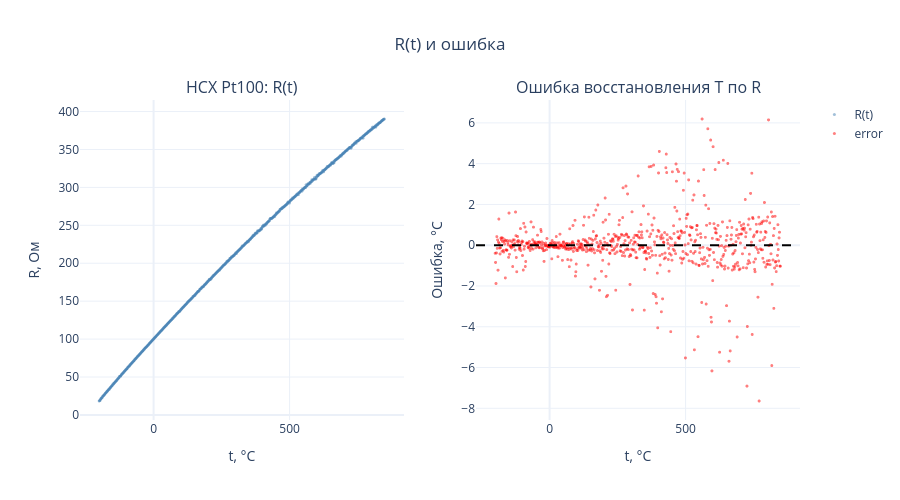

Notebook code cell kept with this figure:
### Code cell
fig = make_subplots(
    rows=1, cols=2,
    subplot_titles=('НСХ Pt100: R(t)', 'Ошибка восстановления T по R')
)

fig.add_trace(
    go.Scattergl(
        x=df['temperature_C'], y=df['resistance_Ohm'],
        mode='markers',
        marker=dict(size=3, opacity=0.5, color='steelblue'),
        name='R(t)'
    ),
    row=1, col=1
)

fig.add_trace(
    go.Scattergl(
        x=df['temperature_C'], y=df['temperature_error_C'],
        mode='markers',
        marker=dict(size=3, opacity=0.5, color='red'),
        name='error'
    ),
    row=1, col=2
)

fig.add_hline(y=0, line_dash='dash', line_color='black', row=1, col=2)

fig.update_xaxes(title_text='t, °C')
fig.update_yaxes(title_text='R, Ом', row=1, col=1)
fig.update_yaxes(title_text='Ошибка, °C', row=1, col=2)
fig.update_layout(height=500, title_text='R(t) и ошибка', title_x=0.5)
fig.show()

### Figure 1 — Plotly figure (JSON) as saved in the notebook; plotly's stock layout.template omitted (floating-point values rounded to 4 significant figures; data arrays with more than 128 entries replaced by an {"elided": "..."} marker saying what was removed)
{"data": [{"marker": {"color": "steelblue", "opacity": 0.5, "size": 3}, "mode": "markers", "name": "R(t)", "type": "scattergl", "x": {"elided": "701 float values"}, "xaxis": "x", "y": {"elided": "701 float values"}, "yaxis": "y"}, {"marker": {"color": "red", "opacity": 0.5, "size": 3}, "mode": "markers", "name": "error", "type": "scattergl", "x": {"elided": "701 float values"}, "xaxis": "x2", "y": {"elided": "701 float values"}, "yaxis": "y2"}], "layout": {"annotations": [{"font": {"size": 16}, "showarrow": false, "text": "НСХ Pt100: R(t)", "x": 0.225, "xanchor": "center", "xref": "paper", "y": 1, "yanchor": "bottom", "yref": "paper"}, {"font": {"size": 16}, "showarrow": false, "text": "Ошибка восстановления T по R", "x": 0.775, "xanchor": "center", "xref": "paper", "y": 1, "yanchor": "bottom", "yref": "paper"}], "height": 500, "shapes": [{"line": {"color": "black", "dash": "dash"}, "type": "line", "x0": 0, "x1": 1, "xref": "x2 domain", "y0": 0, "y1": 0, "yref": "y2"}], "title": {"text": "R(t) и ошибка", "x": 0.5}, "xaxis": {"anchor": "y", "domain": [0, 0.45], "title": {"text": "t, °C"}}, "xaxis2": {"anchor": "y2", "domain": [0.55, 1], "title": {"text": "t, °C"}}, "yaxis": {"anchor": "x", "domain": [0, 1], "title": {"text": "R, Ом"}}, "yaxis2": {"anchor": "x2", "domain": [0, 1], "title": {"text": "Ошибка, °C"}}}}
